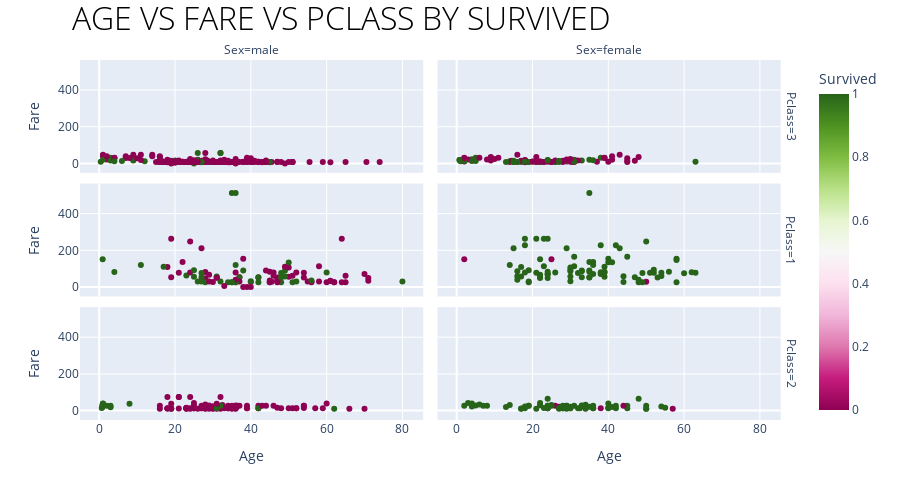

The notebook cell this image was saved under:
### Code cell
fig = px.scatter(df_train, x="Age", y="Fare", color="Survived",
                   facet_row="Pclass", facet_col="Sex", color_continuous_scale='PiYg')

fig.update_layout(
    title='<span style="font-weight: 100;">AGE VS FARE VS PCLASS BY SURVIVED</span>',
    title_x=0.08,
    height=500,
    title_font_size=32,
    title_font_color='black'
)

fig.show()

### Figure 1 — Plotly figure (JSON) as saved in the notebook; plotly's stock layout.template omitted (floating-point values rounded to 4 significant figures; data arrays with more than 128 entries replaced by an {"elided": "..."} marker saying what was removed)
{"data": [{"hovertemplate": "Pclass=3<br>Sex=male<br>Age=%{x}<br>Fare=%{y}<br>Survived=%{marker.color}<extra></extra>", "legendgroup": "", "marker": {"color": {"elided": "347 int values"}, "coloraxis": "coloraxis", "symbol": "circle"}, "mode": "markers", "name": "", "orientation": "v", "showlegend": false, "type": "scatter", "x": {"elided": "347 float values"}, "xaxis": "x5", "y": {"elided": "347 float values"}, "yaxis": "y5"}, {"hovertemplate": "Pclass=3<br>Sex=female<br>Age=%{x}<br>Fare=%{y}<br>Survived=%{marker.color}<extra></extra>", "legendgroup": "", "marker": {"color": {"elided": "144 int values"}, "coloraxis": "coloraxis", "symbol": "circle"}, "mode": "markers", "name": "", "orientation": "v", "showlegend": false, "type": "scatter", "x": {"elided": "144 float values"}, "xaxis": "x6", "y": {"elided": "144 float values"}, "yaxis": "y6"}, {"hovertemplate": "Pclass=1<br>Sex=male<br>Age=%{x}<br>Fare=%{y}<br>Survived=%{marker.color}<extra></extra>", "legendgroup": "", "marker": {"color": [0, 1, 0, 0, 0, 0, 0, 1, 0, 0, 0, 0, 0, 1, 0, 0, 0, 0, 0, 0, 0, 0, 0, 0, 0, 1, 1, 1, 0, 1, 0, 0, 0, 0, 0, 0, 0, 1, 1, 0, 0, 0, 0, 0, 1, 0, 0, 1, 1, 0, 0, 1, 1, 1, 0, 1, 0, 1, 0, 0, 0, 1, 0, 0, 0, 0, 1, 1, 0, 0, 0, 0, 0, 1, 0, 0, 1, 0, 1, 1, 0, 1, 1, 1, 0, 1, 1, 0, 1, 1, 0, 1, 0, 0, 1, 1, 1, 0, 0, 1, 1, 0, 1, 1, 1, 1, 0, 0, 0, 0, 0, 0, 0, 1, 0, 0, 0, 1, 1, 0, 0, 1], "coloraxis": "coloraxis", "symbol": "circle"}, "mode": "markers", "name": "", "orientation": "v", "showlegend": false, "type": "scatter", "x": [54, 28, 19, 40, 28, 42, 65, null, 45, null, 28, 46, 71, 23, 21, 47, 24, 54, 37, 24, 51, null, 61, 56, null, 45, 40, 38, 44, 37, 62, 52, 40, null, 37, null, null, null, 0.92, 45.5, 38, 29, 45, null, 25, 22, 27, 36, 28, 50, 64, 4, 34, 52, 30, 49, 65, 48, 47, 56, null, 25, 58, 55, 71, 18, null, 36, 47, null, 45, 50, 64, 17, 62, null, 36, 36, 60, 49, null, 35, 27, 42, 61, 80, 32, null, 48, 56, 58, 50, 47, 31, 36, 27, 31, 60, 49, 35, 42, null, 48, 27, 35, null, 36, 70, 19, null, 29, 46, null, 11, 39, null, 38, null, 51, 31, 33, 26], "xaxis": "x3", "y": [51.86, 35.5, 263, 27.72, 82.17, 52, 61.98, 35.5, 83.47, 27.72, 47.1, 61.17, 34.65, 63.36, 77.29, 52, 247.5, 77.29, 53.1, 79.2, 61.38, 25.93, 33.5, 30.7, 50, 26.55, 31, 90, 90, 52.55, 26.55, 79.65, 0, 31, 29.7, 26, 27.72, 30.5, 151.6, 28.5, 153.5, 66.6, 35.5, 35, 55.44, 135.6, 211.5, 120, 26.55, 55.9, 263, 81.86, 26.55, 30.5, 27.75, 89.1, 26.55, 26.55, 38.5, 26.55, 52, 91.08, 29.7, 30.5, 49.5, 108.9, 26.55, 26.29, 34.02, 221.8, 26.55, 106.4, 26, 110.9, 26.55, 227.5, 26.39, 40.12, 79.2, 56.93, 42.4, 26.55, 30.5, 52.55, 32.32, 30, 30.5, 0, 76.73, 35.5, 113.3, 133.7, 25.59, 52, 512.3, 76.73, 57, 26.55, 110.9, 26.29, 26.29, 26.55, 52, 53.1, 512.3, 30, 78.85, 71, 53.1, 39.6, 30, 79.2, 30.7, 120, 0, 0, 0, 29.7, 26.55, 50.5, 5, 30], "yaxis": "y3"}, {"hovertemplate": "Pclass=1<br>Sex=female<br>Age=%{x}<br>Fare=%{y}<br>Survived=%{marker.color}<extra></extra>", "legendgroup": "", "marker": {"color": [1, 1, 1, 1, 1, 1, 1, 1, 1, 1, 0, 1, 1, 1, 1, 1, 1, 1, 1, 1, 1, 1, 1, 1, 0, 1, 1, 1, 1, 1, 1, 1, 1, 1, 1, 1, 1, 1, 1, 1, 1, 1, 1, 1, 1, 1, 1, 1, 1, 1, 0, 1, 1, 1, 1, 1, 1, 1, 1, 1, 1, 1, 1, 1, 1, 1, 1, 1, 1, 1, 1, 1, 1, 1, 1, 1, 1, 1, 1, 1, 1, 1, 1, 1, 1, 1, 1, 1, 1, 1, 1, 1, 1, 1], "coloraxis": "coloraxis", "symbol": "circle"}, "mode": "markers", "name": "", "orientation": "v", "showlegend": false, "type": "scatter", "x": [38, 35, 58, null, 49, 38, 23, 19, 22, null, 50, 44, 58, 31, 32, 35, null, 30, 35, 58, 35, 63, 26, 19, 2, 50, null, 17, 30, 24, 18, 31, 40, 36, 16, null, 41, 24, 22, 60, 24, null, 42, 35, 23, 33, 14, null, 35, 54, 25, 16, 54, 30, 44, 30, 22, 36, 48, 39, 53, 39, 39, 18, 52, 40, 21, 24, null, 15, 18, 22, 24, 38, 29, 21, 33, 36, 51, 43, 17, 49, 33, 52, 62, 39, 30, null, 16, 45, 48, 47, 56, 19], "xaxis": "x4", "y": [71.28, 53.1, 26.55, 146.5, 76.73, 80, 263, 26.28, 66.6, 55, 28.71, 27.72, 146.5, 113.3, 76.29, 83.47, 79.2, 86.5, 512.3, 153.5, 135.6, 77.96, 78.85, 91.08, 151.6, 247.5, 110.9, 108.9, 56.93, 83.16, 262.4, 164.9, 134.5, 135.6, 57.98, 133.7, 134.5, 263, 55, 75.25, 69.3, 82.17, 227.5, 52, 113.3, 90, 120, 51.86, 90, 78.27, 151.6, 86.5, 59.4, 93.5, 57.98, 106.4, 49.5, 71, 39.6, 79.65, 51.48, 55.9, 110.9, 79.65, 78.27, 153.5, 77.96, 69.3, 52, 211.3, 227.5, 151.6, 49.5, 227.5, 211.3, 262.4, 86.5, 120, 77.96, 211.3, 57, 25.93, 53.1, 93.5, 80, 83.16, 31, 89.1, 39.4, 164.9, 25.93, 52.55, 83.16, 30], "yaxis": "y4"}, {"hovertemplate": "Pclass=2<br>Sex=male<br>Age=%{x}<br>Fare=%{y}<br>Survived=%{marker.color}<extra></extra>", "legendgroup": "", "marker": {"color": [1, 0, 1, 0, 0, 0, 1, 0, 0, 0, 0, 0, 0, 0, 0, 0, 0, 0, 0, 0, 1, 0, 1, 0, 0, 0, 0, 1, 0, 0, 0, 0, 0, 0, 0, 0, 0, 0, 1, 0, 0, 0, 0, 1, 0, 0, 0, 0, 0, 0, 0, 0, 1, 0, 0, 0, 0, 0, 0, 0, 0, 0, 1, 1, 1, 0, 0, 1, 0, 0, 0, 0, 0, 0, 0, 0, 0, 0, 0, 1, 0, 0, 0, 0, 0, 0, 0, 0, 0, 0, 0, 0, 1, 0, 0, 0, 0, 0, 0, 0, 1, 1, 0, 0, 0, 0, 0, 0], "coloraxis": "coloraxis", "symbol": "circle"}, "mode": "markers", "name": "", "orientation": "v", "showlegend": false, "type": "scatter", "x": [null, 35, 34, 66, 32, 21, 0.83, 34, 29, 21, 32.5, 25, 23, 18, 19, 36.5, 42, 51, 30, null, 1, 19, 3, 30, 42, 30, 27, 19, 18, 59, 24, 44, 19, 33, 29, 54, 36, null, 42, 36, 30, 43, 54, 2, 28, 25, 36, 29, 18, 46, 23, 34, 3, null, 30, 31, 36, 48, null, 34, null, 23, 32, null, 8, 27, 28, 62, 54, 47, 37, 26, 57, 31, 24, 23, 32, 25, 70, 31, null, 60, 25, 52, 39, 52, 34, 50, 25, null, 23, 23, 0.67, 18, 16, 39, 34, 39, 35, 31, 1, 0.83, 16, 28, 21, 24, 28, 27], "xaxis": "x", "y": [13, 26, 13, 10.5, 10.5, 73.5, 29, 26, 21, 73.5, 30.07, 13, 15.05, 11.5, 36.75, 26, 13, 12.53, 13, 15.05, 39, 13, 26, 13, 27, 10.5, 13, 10.5, 13, 13.5, 10.5, 26, 10.5, 12.28, 10.5, 26, 10.5, 0, 13, 12.88, 24, 26.25, 14, 26, 13, 13, 13, 27.72, 73.5, 26, 10.5, 21, 18.75, 0, 13, 10.5, 27.75, 13, 0, 21, 0, 11.5, 26, 13.86, 36.75, 26, 13.5, 10.5, 26, 15, 26, 10.5, 12.35, 26.25, 73.5, 13, 73.5, 13, 10.5, 13, 0, 39, 41.58, 13.5, 26, 13, 13, 13, 26, 0, 13, 13, 14.5, 11.5, 26, 13, 13, 13, 10.5, 37.0, 37.0, 18.75, 10.5, 33, 11.5, 13, 10.5, 13], "yaxis": "y"}, {"hovertemplate": "Pclass=2<br>Sex=female<br>Age=%{x}<br>Fare=%{y}<br>Survived=%{marker.color}<extra></extra>", "legendgroup": "", "marker": {"color": [1, 1, 0, 1, 1, 1, 1, 1, 1, 1, 1, 1, 1, 1, 0, 1, 1, 1, 1, 1, 1, 0, 1, 1, 1, 1, 1, 1, 0, 1, 1, 1, 1, 1, 1, 1, 1, 1, 1, 1, 1, 1, 1, 1, 1, 1, 1, 1, 1, 1, 1, 1, 1, 1, 1, 1, 1, 1, 1, 1, 1, 1, 1, 1, 1, 1, 1, 1, 0, 1, 1, 0, 1, 1, 1, 1], "coloraxis": "coloraxis", "symbol": "circle"}, "mode": "markers", "name": "", "orientation": "v", "showlegend": false, "type": "scatter", "x": [14, 55, 27, 3, 29, 21, 5, 29, 17, 34, 32.5, 29, 40, 32, 24, 35, 8, 24, 50, 41, null, 26, 24, 30, 22, 36, 24, 40, 38, 36, 17, 28, 34, 18, 28, 19, 42, 24, 45, 28, 13, 50, 33, 23, 33, 34, 36, 50, 2, 7, 19, 34, 25, null, 24, 22, 24, 4, 28, 18, 40, 45, 27, 6, 30, 30, 4, 48, 57, 54, 31, 44, 42, 27, 28, 25], "xaxis": "x2", "y": [30.07, 16, 21, 41.58, 26, 10.5, 27.75, 10.5, 10.5, 23, 13, 26, 15.75, 13, 13, 21, 26.25, 14.5, 26, 19.5, 12.35, 26, 26, 12.35, 29, 13, 13, 13, 13, 13, 12, 12.65, 32.5, 13, 26, 26, 26, 18.75, 26.25, 13, 19.5, 10.5, 27.75, 13.79, 26, 10.5, 26, 10.5, 26, 26.25, 26, 13, 30, 33, 27, 41.58, 65, 39, 13, 23, 39, 13.5, 10.5, 33, 21, 13, 23, 65, 10.5, 23, 26.25, 26, 13, 13.86, 24, 26], "yaxis": "y2"}], "layout": {"annotations": [{"font": {}, "showarrow": false, "text": "Sex=male", "x": 0.24, "xanchor": "center", "xref": "paper", "y": 1.0, "yanchor": "bottom", "yref": "paper"}, {"font": {}, "showarrow": false, "text": "Sex=female", "x": 0.74, "xanchor": "center", "xref": "paper", "y": 1.0, "yanchor": "bottom", "yref": "paper"}, {"font": {}, "showarrow": false, "text": "Pclass=2", "textangle": 90, "x": 0.98, "xanchor": "left", "xref": "paper", "y": 0.1567, "yanchor": "middle", "yref": "paper"}, {"font": {}, "showarrow": false, "text": "Pclass=1", "textangle": 90, "x": 0.98, "xanchor": "left", "xref": "paper", "y": 0.5, "yanchor": "middle", "yref": "paper"}, {"font": {}, "showarrow": false, "text": "Pclass=3", "textangle": 90, "x": 0.98, "xanchor": "left", "xref": "paper", "y": 0.8433, "yanchor": "middle", "yref": "paper"}], "coloraxis": {"colorbar": {"title": {"text": "Survived"}}, "colorscale": [[0, "rgb(142,1,82)"], [0.1, "rgb(197,27,125)"], [0.2, "rgb(222,119,174)"], [0.3, "rgb(241,182,218)"], [0.4, "rgb(253,224,239)"], [0.5, "rgb(247,247,247)"], [0.6, "rgb(230,245,208)"], [0.7, "rgb(184,225,134)"], [0.8, "rgb(127,188,65)"], [0.9, "rgb(77,146,33)"], [1, "rgb(39,100,25)"]]}, "height": 500, "legend": {"tracegroupgap": 0}, "margin": {"t": 60}, "title": {"font": {"color": "black", "size": 32}, "text": "<span style=\"font-weight: 100;\">AGE VS FARE VS PCLASS BY SURVIVED</span>", "x": 0.08}, "xaxis": {"anchor": "y", "domain": [0, 0.48], "title": {"text": "Age"}}, "xaxis2": {"anchor": "y2", "domain": [0.5, 0.98], "matches": "x", "title": {"text": "Age"}}, "xaxis3": {"anchor": "y3", "domain": [0, 0.48], "matches": "x", "showticklabels": false}, "xaxis4": {"anchor": "y4", "domain": [0.5, 0.98], "matches": "x", "showticklabels": false}, "xaxis5": {"anchor": "y5", "domain": [0, 0.48], "matches": "x", "showticklabels": false}, "xaxis6": {"anchor": "y6", "domain": [0.5, 0.98], "matches": "x", "showticklabels": false}, "yaxis": {"anchor": "x", "domain": [0, 0.3133], "title": {"text": "Fare"}}, "yaxis2": {"anchor": "x2", "domain": [0, 0.3133], "matches": "y", "showticklabels": false}, "yaxis3": {"anchor": "x3", "domain": [0.3433, 0.6567], "matches": "y", "title": {"text": "Fare"}}, "yaxis4": {"anchor": "x4", "domain": [0.3433, 0.6567], "matches": "y", "showticklabels": false}, "yaxis5": {"anchor": "x5", "domain": [0.6867, 1.0], "matches": "y", "title": {"text": "Fare"}}, "yaxis6": {"anchor": "x6", "domain": [0.6867, 1.0], "matches": "y", "showticklabels": false}}}
